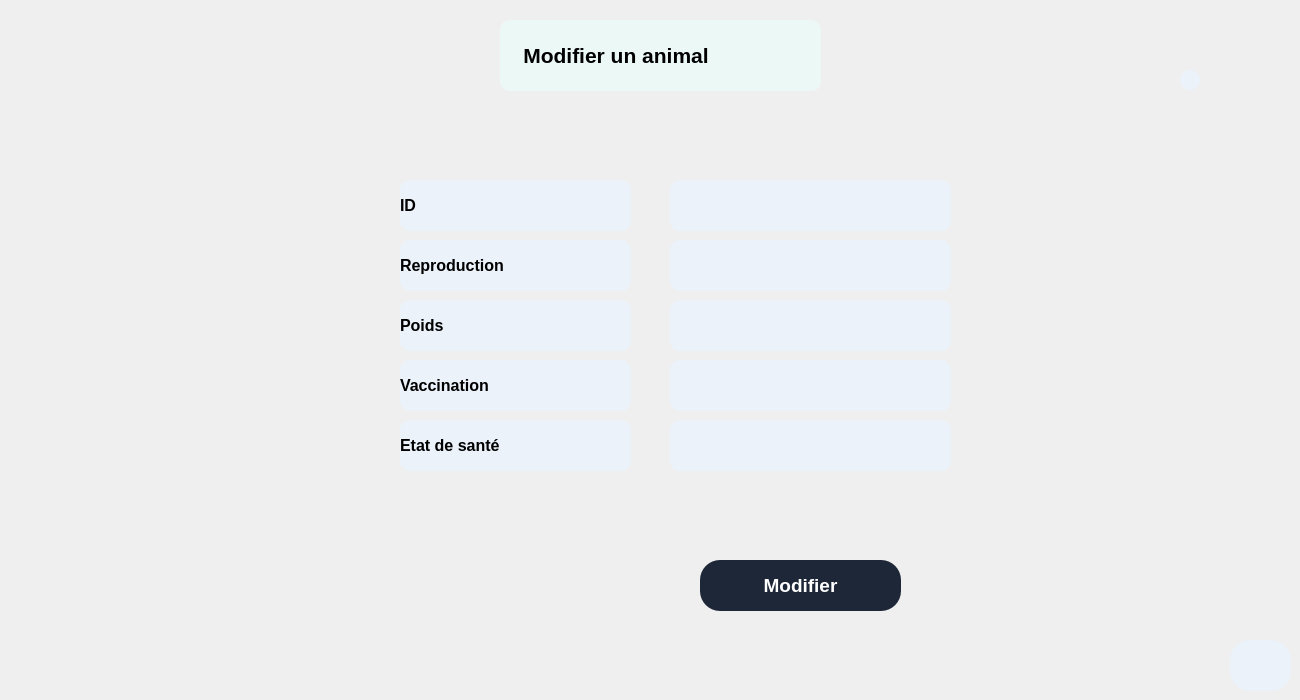
      <widget class="QWidget" name="modifierIrrigationPage_6">
       <widget class="QLabel" name="label_119">
        <property name="geometry">
         <rect>
          <x>500</x>
          <y>20</y>
          <width>321</width>
          <height>71</height>
         </rect>
        </property>
        <property name="font">
         <font>
          <pointsize>16</pointsize>
          <weight>75</weight>
          <bold>true</bold>
         </font>
        </property>
        <property name="toolTip">
         <string>green</string>
        </property>
        <property name="styleSheet">
         <string notr="true">QLabel{
background: #ecf8f6;
color: black;
border-radius: 10px;
}</string>
        </property>
        <property name="text">
         <string>    Modifier un animal</string>
        </property>
       </widget>
       <widget class="QPushButton" name="backMenuIrr_32">
        <property name="geometry">
         <rect>
          <x>1230</x>
          <y>640</y>
          <width>61</width>
          <height>51</height>
         </rect>
        </property>
        <property name="font">
         <font>
          <pointsize>14</pointsize>
          <weight>75</weight>
          <bold>true</bold>
         </font>
        </property>
        <property name="styleSheet">
         <string notr="true">QPushButton{
background: #EBF2FA;
color: black;
border-radius: 20px;
}  
QPushButton:hover
{
color: white;
background: #0FAC71;
} </string>
        </property>
        <property name="text">
         <string/>
        </property>
        <property name="icon">
         <iconset resource="icon/icon.qrc">
          <normaloff>:/icons/log-out.svg</normaloff>:/icons/log-out.svg</iconset>
        </property>
        <property name="iconSize">
         <size>
          <width>30</width>
          <height>30</height>
         </size>
        </property>
       </widget>
       <widget class="QLineEdit" name="idfacLE_5">
        <property name="geometry">
         <rect>
          <x>1180</x>
          <y>70</y>
          <width>20</width>
          <height>20</height>
         </rect>
        </property>
        <property name="font">
         <font>
          <pointsize>10</pointsize>
         </font>
        </property>
        <property name="styleSheet">
         <string notr="true">QLineEdit{
background: #EBF2FA;
color: black;
border-radius: 10px;
}</string>
        </property>
       </widget>
       <widget class="QLabel" name="label_120">
        <property name="geometry">
         <rect>
          <x>400</x>
          <y>360</y>
          <width>231</width>
          <height>51</height>
         </rect>
        </property>
        <property name="font">
         <font>
          <pointsize>12</pointsize>
          <weight>75</weight>
          <bold>true</bold>
         </font>
        </property>
        <property name="styleSheet">
         <string notr="true">QLabel{
background: #EBF2FA;
color: black;
border-radius: 10px;
}</string>
        </property>
        <property name="text">
         <string>Vaccination</string>
        </property>
       </widget>
       <widget class="QLabel" name="label_121">
        <property name="geometry">
         <rect>
          <x>400</x>
          <y>300</y>
          <width>231</width>
          <height>51</height>
         </rect>
        </property>
        <property name="font">
         <font>
          <pointsize>12</pointsize>
          <weight>75</weight>
          <bold>true</bold>
         </font>
        </property>
        <property name="styleSheet">
         <string notr="true">QLabel{
background: #EBF2FA;
color: black;
border-radius: 10px;
}</string>
        </property>
        <property name="text">
         <string>Poids</string>
        </property>
       </widget>
       <widget class="QPushButton" name="addFacBtn_8">
        <property name="geometry">
         <rect>
          <x>700</x>
          <y>560</y>
          <width>201</width>
          <height>51</height>
         </rect>
        </property>
        <property name="font">
         <font>
          <pointsize>14</pointsize>
          <weight>75</weight>
          <bold>true</bold>
         </font>
        </property>
        <property name="styleSheet">
         <string notr="true">QPushButton{
background: #1E2737;
color: white;
border-radius: 20px;
}  
QPushButton:hover
{
color: white;
background: #0FAC71;
}  </string>
        </property>
        <property name="text">
         <string>Modifier</string>
        </property>
       </widget>
       <widget class="QLineEdit" name="lineEdit_69">
        <property name="geometry">
         <rect>
          <x>670</x>
          <y>240</y>
          <width>281</width>
          <height>51</height>
         </rect>
        </property>
        <property name="font">
         <font>
          <pointsize>10</pointsize>
         </font>
        </property>
        <property name="styleSheet">
         <string notr="true">QLineEdit{
background: #EBF2FA;
color: black;
border-radius: 10px;
}</string>
        </property>
       </widget>
       <widget class="QLineEdit" name="lineEdit_70">
        <property name="geometry">
         <rect>
          <x>670</x>
          <y>420</y>
          <width>281</width>
          <height>51</height>
         </rect>
        </property>
        <property name="font">
         <font>
          <pointsize>10</pointsize>
         </font>
        </property>
        <property name="styleSheet">
         <string notr="true">QLineEdit{
background: #EBF2FA;
color: black;
border-radius: 10px;
}</string>
        </property>
       </widget>
       <widget class="QLineEdit" name="lineEdit_71">
        <property name="geometry">
         <rect>
          <x>670</x>
          <y>300</y>
          <width>281</width>
          <height>51</height>
         </rect>
        </property>
        <property name="font">
         <font>
          <pointsize>10</pointsize>
         </font>
        </property>
        <property name="styleSheet">
         <string notr="true">QLineEdit{
background: #EBF2FA;
color: black;
border-radius: 10px;
}</string>
        </property>
       </widget>
       <widget class="QLineEdit" name="lineEdit_72">
        <property name="geometry">
         <rect>
          <x>670</x>
          <y>360</y>
          <width>281</width>
          <height>51</height>
         </rect>
        </property>
        <property name="font">
         <font>
          <pointsize>10</pointsize>
         </font>
        </property>
        <property name="styleSheet">
         <string notr="true">QLineEdit{
background: #EBF2FA;
color: black;
border-radius: 10px;
}</string>
        </property>
       </widget>
       <widget class="QLineEdit" name="lineEdit_73">
        <property name="geometry">
         <rect>
          <x>670</x>
          <y>180</y>
          <width>281</width>
          <height>51</height>
         </rect>
        </property>
        <property name="font">
         <font>
          <pointsize>10</pointsize>
         </font>
        </property>
        <property name="styleSheet">
         <string notr="true">QLineEdit{
background: #EBF2FA;
color: black;
border-radius: 10px;
}</string>
        </property>
       </widget>
       <widget class="QLabel" name="label_122">
        <property name="geometry">
         <rect>
          <x>400</x>
          <y>240</y>
          <width>231</width>
          <height>51</height>
         </rect>
        </property>
        <property name="font">
         <font>
          <pointsize>12</pointsize>
          <weight>75</weight>
          <bold>true</bold>
         </font>
        </property>
        <property name="styleSheet">
         <string notr="true">QLabel{
background: #EBF2FA;
color: black;
border-radius: 10px;
}</string>
        </property>
        <property name="text">
         <string>Reproduction</string>
        </property>
       </widget>
       <widget class="QLabel" name="label_123">
        <property name="geometry">
         <rect>
          <x>400</x>
          <y>420</y>
          <width>231</width>
          <height>51</height>
         </rect>
        </property>
        <property name="font">
         <font>
          <pointsize>12</pointsize>
          <weight>75</weight>
          <bold>true</bold>
         </font>
        </property>
        <property name="styleSheet">
         <string notr="true">QLabel{
background: #EBF2FA;
color: black;
border-radius: 10px;
}</string>
        </property>
        <property name="text">
         <string>Etat de santé</string>
        </property>
       </widget>
       <widget class="QLabel" name="label_124">
        <property name="geometry">
         <rect>
          <x>400</x>
          <y>180</y>
          <width>231</width>
          <height>51</height>
         </rect>
        </property>
        <property name="font">
         <font>
          <pointsize>12</pointsize>
          <weight>75</weight>
          <bold>true</bold>
         </font>
        </property>
        <property name="styleSheet">
         <string notr="true">QLabel{
background: #EBF2FA;
color: black;
border-radius: 10px;
}</string>
        </property>
        <property name="text">
         <string>ID</string>
        </property>
       </widget>
      </widget>
